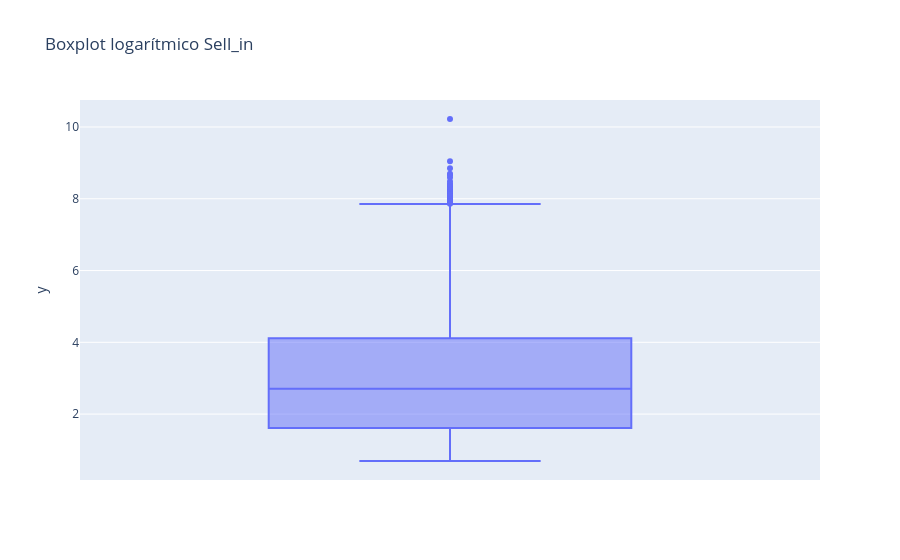

Notebook code for this chart:
### Code cell
positive_sell = df_total[df_total["Sell_in"] > 0]["Sell_in"]

fig = px.box(
    y=np.log1p(positive_sell.sample(10000, random_state=42)),
    title="Boxplot logarítmico Sell_in"
)

fig.show()

### Figure 1 — Plotly figure (JSON) as saved in the notebook; plotly's stock layout.template omitted (floating-point values rounded to 4 significant figures; data arrays with more than 128 entries replaced by an {"elided": "..."} marker saying what was removed)
{"data": [{"alignmentgroup": "True", "hovertemplate": "y=%{y}<extra></extra>", "legendgroup": "", "marker": {"color": "#636efa"}, "name": "", "notched": false, "offsetgroup": "", "orientation": "v", "showlegend": false, "type": "box", "x0": " ", "xaxis": "x", "y": {"elided": "10000 float values"}, "y0": " ", "yaxis": "y"}], "layout": {"boxmode": "group", "legend": {"tracegroupgap": 0}, "title": {"text": "Boxplot logarítmico Sell_in"}, "xaxis": {"anchor": "y", "domain": [0, 1]}, "yaxis": {"anchor": "x", "domain": [0, 1], "title": {"text": "y"}}}}
